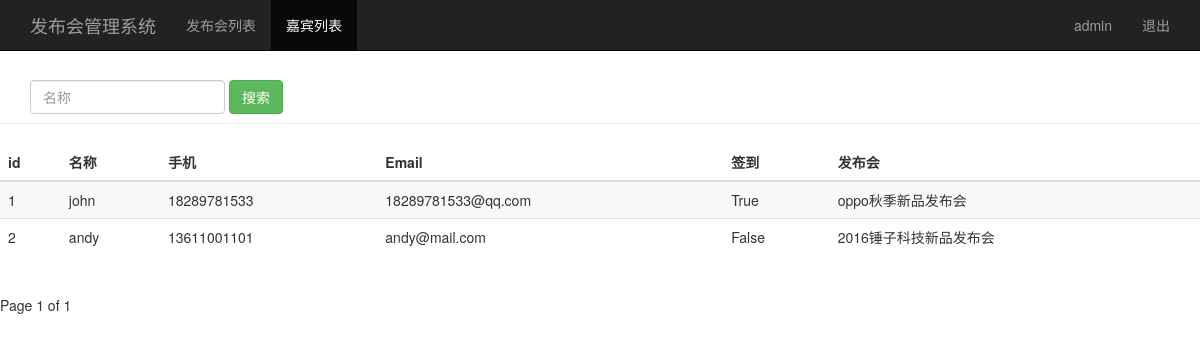
The page /guest_manage/ (signed in) on the database its author committed.
### sign/models.py (models this page shows, shortened)
class Guest(models.Model):
    event = models.ForeignKey(Event)              # 关联发布会id
    realname = models.CharField(max_length=64)    # 姓名
    phone = models.CharField(max_length=16)       # 手机号
    email = models.EmailField()                   # 邮箱
    sign = models.BooleanField()                  # 签到状态
    create_time = models.DateTimeField(auto_now=True)  # 创建时间（自动获取当前时间）
    class Meta:
        unique_together = ("event", "phone")

class Event(models.Model):
    name = models.CharField(max_length=100)  # 发布会标题
    limit = models.IntegerField()            # 参加人数
    status = models.BooleanField()           # 状态
    address = models.CharField(max_length=200)            # 地址
    start_time = models.DateTimeField('events time')      # 发布会时间
    create_time = models.DateTimeField(auto_now=True)    # 创建时间（自动获取当前时间）
    def __str__(self):
        return self.name

### sign/views.py (the view)
# urls.py: url(r'^guest_manage/$', views.guest_manage),
@login_required()
def guest_manage(request):
    username = request.session.get('user', '')
    guest_list = Guest.objects.all()
    paginator = Paginator(guest_list, 2)
    page = request.GET.get('page')
    try:
        contacts = paginator.page(page)
    except PageNotAnInteger:
        contacts = paginator.page(1)
    except EmptyPage:
        contacts = paginator.page(paginator.num_pages)
    return render(request, "guest_manage.html", {"user": username, "guests": contacts})

### sign/templates/guest_manage.html (shortened to what this page needs)
<!DOCTYPE html>
<html lang="zh-CN">
    <head>
        {% load bootstrap3 %}
        {% bootstrap_css %}
    </head>
    <body role="document">
        <nav class="navbar navbar-inverse navbar-fixed-top">
            <div class="container">
                <div class="navbar-header">
                    <a class="navbar-brand" href="/event_manage/">发布会管理系统</a>
                </div>
                <div id="navbar" class="collapse navbar-collapse">
                    <ul class="nav navbar-nav">
                        <li><a href="/event_manage/">发布会列表</a></li>
                        <li class="active"><a href="#">嘉宾列表</a></li>
                    </ul>
                    <ul class="nav navbar-nav navbar-right">
                        <li><a href="#">{{user}}</a></li>
                        <li><a href="/logout/">退出</a></li>
                    </ul>
                </div>
            </div>
        </nav>
        <br/><br/>
        <div class="page-header">
            <div id="navbar" class="navbar-collapse collapse">
                <from class="navbar-form" method="get" action="/sreach_name/">
                    <div class="form-group">
                        <input name="name" type="text" placeholder="名称" class="form-control">
                    </div>
                    <button type="submit" class="btn btn-success">搜索</button>
                </from>
            </div>
        </div>
        <div class="row">
            <div class="col-md-12">
                <table class="table table-striped">
                    <thead>
                        <tr>
                            <th>id</th><th>名称</th><th>手机</th><th>Email</th><th>签到</th><th>发布会</th>
                        </tr>
                    </thead>
                    <tbody>
                        {% for guest in guests %}
                            <tr>
                                <td>{{ guest.id }}</td>
                                <td>{{ guest.realname }}</td>
                                <td>{{ guest.phone }}</td>
                                <td>{{ guest.email }}</td>
                                <td>{{ guest.sign }}</td>
                                <td>{{ guest.event }}</td>
                            </tr>
                        {% endfor %}
                    </tbody>
                </table>
            </div>
        </div>
        <div class="pagination">
            <span class="step-links">
                <span class="current">
                    Page {{ guests.number }} of {{ guests.paginator.num_pages }}
                </span>
            </span>
        </div>
    </body>
</html>

### rows shown on the page
Guest: id "1", realname "john", phone "18289781533", email "18289781533@qq.com", sign "True", event "oppo秋季新品发布会"
Guest: id "2", realname "andy", phone "13611001101", email "andy@mail.com", sign "False", event "2016锤子科技新品发布会"

### other values the page prints
{{ user }} "admin"
{{ guests.number }} "1"
{{ guests.paginator.num_pages }} "1"
